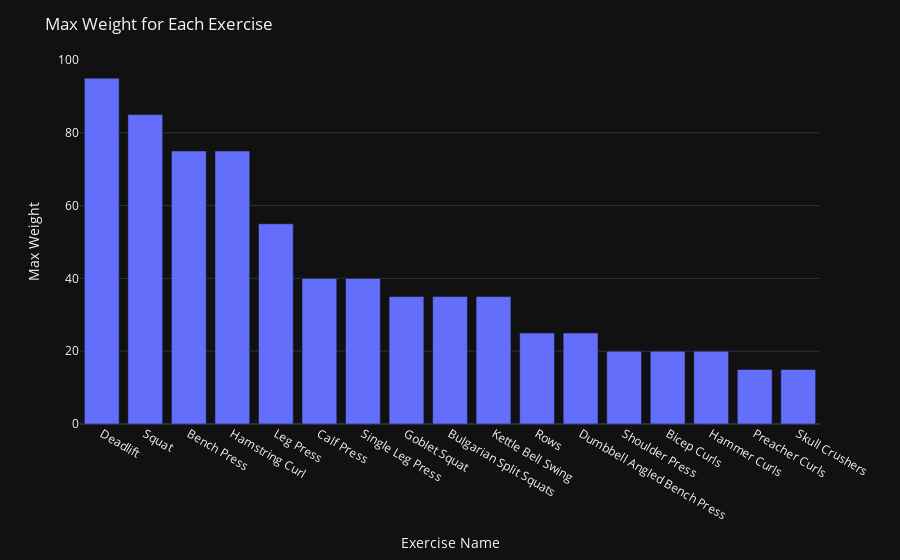

Here is the notebook cell this chart was saved with:
### Code cell
max_weight_df = merged_df.groupby('exercise')['weight'].max().reset_index()
max_weight_df.sort_values(by='weight', ascending=False, inplace=True)
max_weight_df = max_weight_df.query("weight > 0 & exercise != 'Box Jumps'")

fig = px.bar(max_weight_df, x='exercise', y='weight', template="plotly_dark")
fig.update_layout(title="Max Weight for Each Exercise", xaxis_title="Exercise Name", yaxis_title="Max Weight")
fig.show()

### Figure 1 — Plotly figure (JSON) as saved in the notebook; plotly's stock layout.template omitted (floating-point values rounded to 4 significant figures)
{"data": [{"alignmentgroup": "True", "hovertemplate": "exercise=%{x}<br>weight=%{y}<extra></extra>", "legendgroup": "", "marker": {"color": "#636efa", "pattern": {"shape": ""}}, "name": "", "offsetgroup": "", "orientation": "v", "showlegend": false, "textposition": "auto", "type": "bar", "x": ["Deadlift", "Squat", "Bench Press", "Hamstring Curl", "Leg Press", "Calf Press", "Single Leg Press", "Goblet Squat", "Bulgarian Split Squats", "Kettle Bell Swing", "Rows", "Dumbbell Angled Bench Press", "Shoulder Press", "Bicep Curls", "Hammer Curls", "Preacher Curls", "Skull Crushers"], "xaxis": "x", "y": [95, 85, 75, 75, 55, 40, 40, 35, 35, 35, 25, 25, 20, 20, 20, 15, 15], "yaxis": "y"}], "layout": {"barmode": "relative", "legend": {"tracegroupgap": 0}, "margin": {"t": 60}, "title": {"text": "Max Weight for Each Exercise"}, "xaxis": {"anchor": "y", "domain": [0, 1], "title": {"text": "Exercise Name"}}, "yaxis": {"anchor": "x", "domain": [0, 1], "title": {"text": "Max Weight"}}}}
